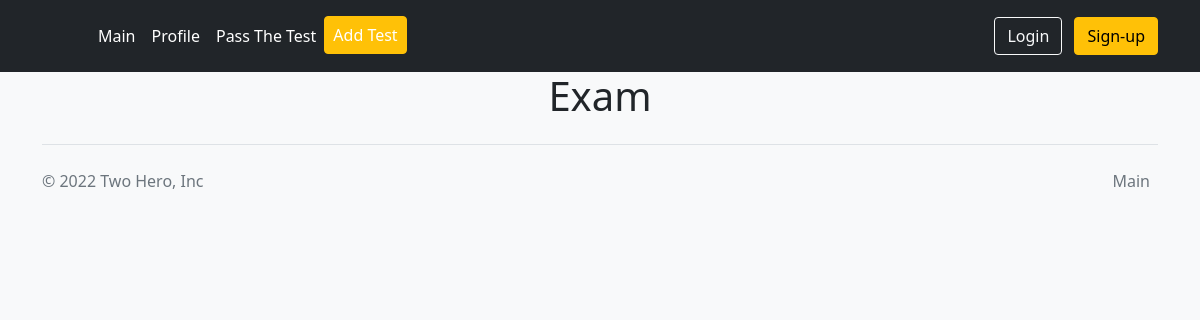
The app's page /test_study, older data.
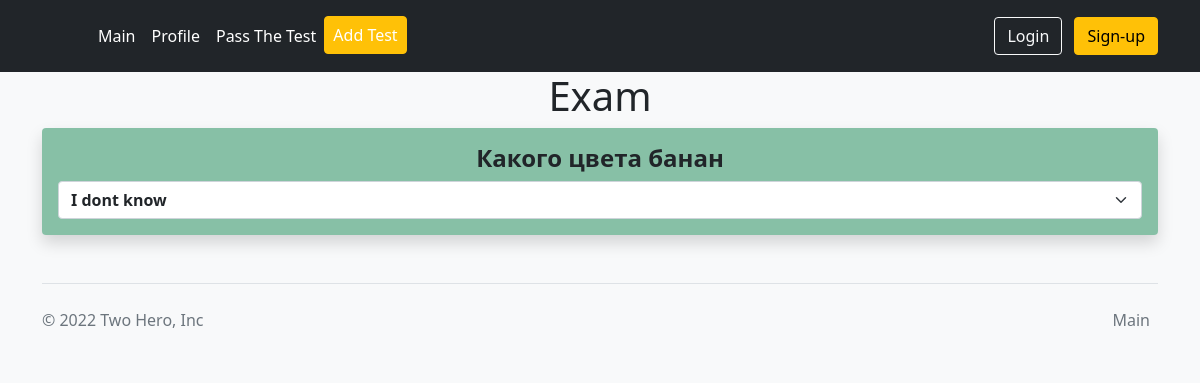
The same page, newer data.
### test_one/models.py (models this page shows, shortened)
class TestingWithChangeAnswer(models.Model):
    question = models.TextField('Вопрос')
    answer1 = models.CharField('Первый вариант ответа', max_length=250)
    answer2 = models.CharField('Второй вариант ответа', max_length=250)
    answer3 = models.CharField('Третий вариант ответа', max_length=250)
    answer4 = models.CharField('Четвёртый вариант ответа', max_length=250)
    true_answer = models.CharField('Правильный ответ на вопрос', max_length=250)
    class Meta:
        verbose_name = 'Тестирование'
        verbose_name_plural = 'Тестирования'

### test_one/views.py (the view)
# urls.py: path('test_study', test_study, name='test_study_page'),
def test_study(request):
    e_test = Exam.objects.all()
    e_test_v2 = TestingWithChangeAnswer.objects.all()
    trash = {
        'e_test': e_test,
        'e_test_v2': e_test_v2
    }
    return render(request, 'test_one/test_study.html', {'trash': trash})

### test_one/templates/test_one/test_study.html (shortened to what this page needs)
{% extends 'test_one/layout.html' %}
{% block body %}
    <div class="container">
        <h1 class="text-center">Exam {{trash.key_ans}}</h1>
        {% for el in trash.e_test_v2 %}
            <div class="shadow p-3 mb-5 rounded bg-success p-2 text-dark bg-opacity-50">
            <h4 class="fw-bolder text-center">{{el.question}}</h4>
                    <select class="form-select fw-bolder" aria-label="Default select example">
                        <option selected class="fw-bolder">  I dont know</option>
                    </select>
            </div>
        {% endfor %}
    </div>
{% endblock %}

### test_one/templates/test_one/layout.html (shortened to what this page needs)
<!doctype html>
<html lang="ru">
<head>
    <link href="https://cdn.jsdelivr.net/npm/bootstrap@5.1.3/dist/css/bootstrap.min.css" rel="stylesheet">
</head>
<header class="p-3 bg-dark text-white">
    <div class="container">
      <div class="d-flex flex-wrap align-items-center justify-content-center justify-content-lg-start">
        <a href="{% url 'main_page' %}" class="d-flex align-items-center mb-2 mb-lg-0 text-white text-decoration-none">
          <svg class="bi me-2" width="40" height="32" role="img" aria-label="Bootstrap"><use xlink:href="#bootstrap"></use></svg>
        </a>
        <ul class="nav col-12 col-lg-auto me-lg-auto mb-2 justify-content-center mb-md-0">
          <li><a href="{% url 'main_page' %}" class="nav-link px-2 text-white">Main</a></li>
          <li><a href="{% url 'profile_page' %}" class="nav-link px-2 text-white">Profile</a></li>
          <li><a href="{% url 'test_study_page' %}" class="nav-link px-2 text-white">Pass The Test</a></li>
          <li><a href="{% url 'add_test_page' %}" class="btn btn-warning px-2 text-white">Add Test</a></li>
        </ul>
        <div class="text-end">
          <button type="button" class="btn btn-outline-light me-2">Login</button>
          <button type="button" class="btn btn-warning">Sign-up</button>
        </div>
      </div>
    </div>
  </header>
<body class="bg-light">
    {% block body %}
    {% endblock %}
</body>
<div class="container">
<footer class="d-flex flex-wrap justify-content-between align-items-center py-3 my-4 border-top">
    <p class="col-md-4 mb-0 text-muted">© 2022 Two Hero, Inc</p>
    <a href="/" class="col-md-4 d-flex align-items-center justify-content-center mb-3 mb-md-0 me-md-auto link-dark text-decoration-none">
      <svg class="bi me-2" width="40" height="32"><use xlink:href="#bootstrap"></use></svg>
    </a>
    <ul class="nav col-md-4 justify-content-end">
      <li class="nav-item"><a href="{% url 'main_page' %}" class="nav-link px-2 text-muted">Main</a></li>
    </ul>
  </footer>
</div>
</html>

Row changes from the older to the newer data that the page shows:
added TestingWithChangeAnswer: question "Какого цвета банан"
